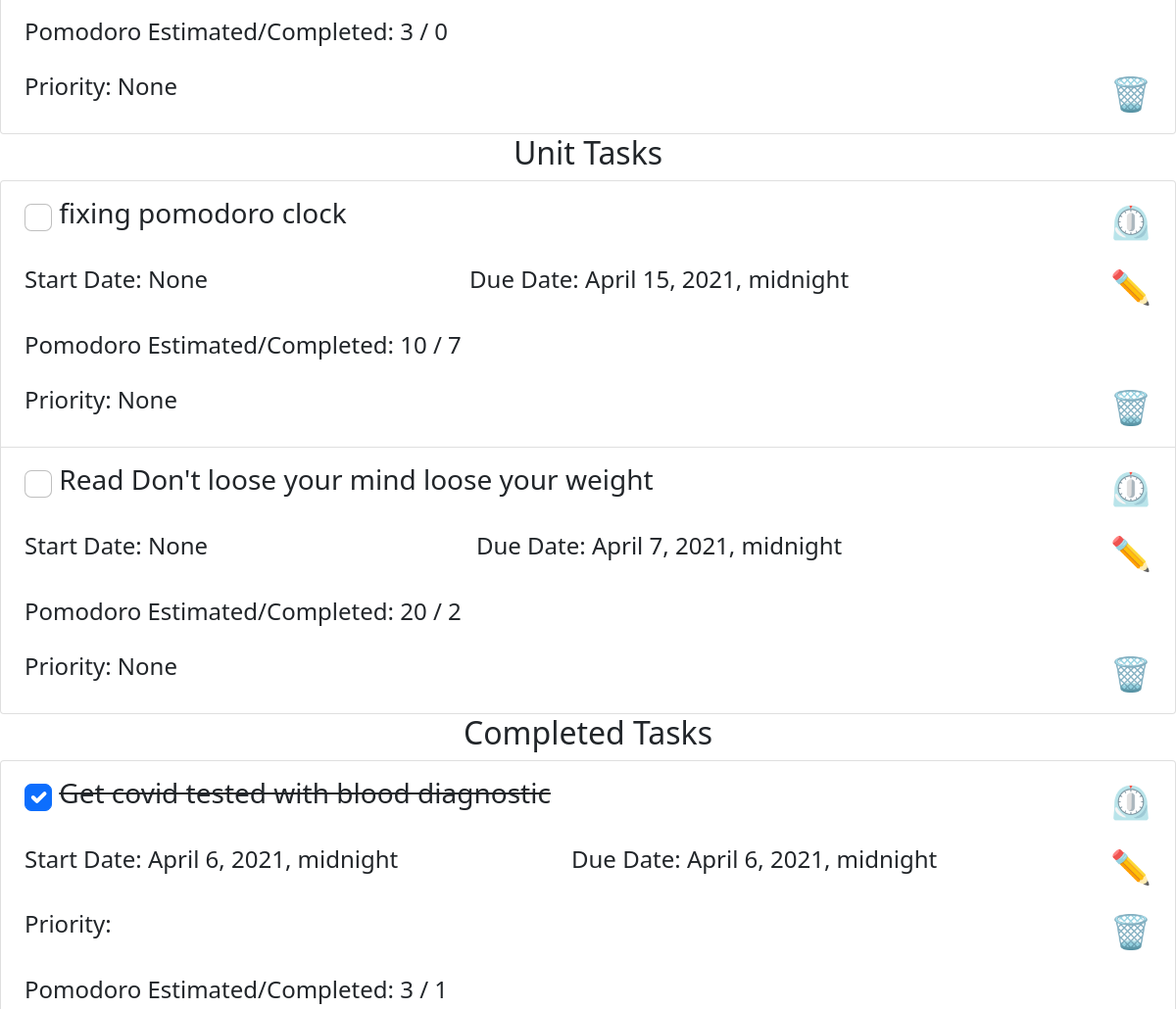
Before: /todolist/ (signed in, middle part) with the older database file.
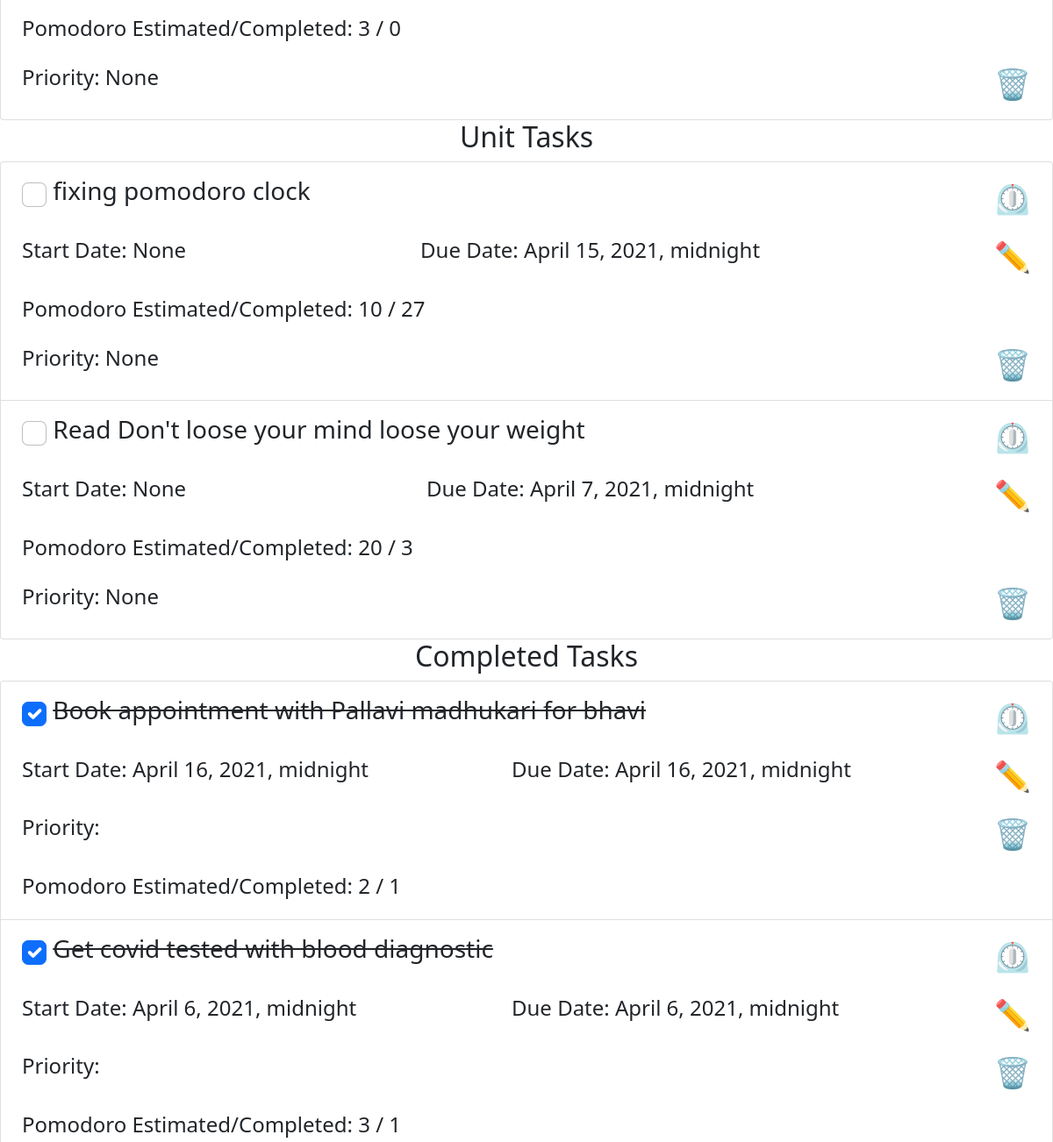
After: the same page with the newer database file.
### todolist/models.py (models this page shows, shortened)
class Item(models.Model):
    user  = models.ForeignKey(User, on_delete= models.CASCADE)
    todo_item = models.CharField(max_length=700)
    create_date = models.DateTimeField('Date created')
    start_date = models.DateTimeField('Date started',null=True)
    due_date = models.DateTimeField('Due date')
    status = models.BooleanField('Completed')
    pomodoro_estimate = models.IntegerField('Pomodoro Estimate')
    pomodoro_completed = models.IntegerField('Pomodoro Completed')
    recurring_task = models.BooleanField('Recurring')
    autoCompletePomodoro = models.BooleanField('Auto Pomodoro Complete')
    itemPriority = models.IntegerField('priority')
    tags = models.CharField(max_length=100)

### todolist/views.py (the view)
# urls.py: path('', views.index, name='index'),
@login_required(login_url='login/')
def index(request):
    if request.user.is_authenticated:
        user = request.user
        print(user.username)
        recurring_items = Item.objects.filter(recurring_task='1',user=user).order_by('status')
        completed_items = Item.objects.filter(status='1',user=user).order_by('pomodoro_estimate')
        list_of_items = Item.objects.filter(recurring_task='0',user=user,status='0').order_by('-create_date')
        context = {'recurring_items': recurring_items, 'list_of_items': list_of_items, 'completed_items': completed_items, 'logged_user':user.username,}
        checkAndUpdateRecurringTask()
        return render(request, 'todolist/index.html', context)
    else:
        return redirect("/todolist/")

### todolist/models.py (called while the page is built)
    def __str__(self):
        return self.today_date.strftime('%Y-%m-%d')

### todolist/views.py (called while the page is built)
def checkAndUpdateRecurringTask():
    today  = datetime.datetime.today().strftime('%Y-%m-%d')
    print("today date",today)
    last_date = dateStatusCheck.objects.get(id="1")
    print("last date",last_date)
    if today != str(last_date):
        Item.objects.filter(recurring_task='1').update(pomodoro_completed=0,status=False)
        print("pomodoro values reseted for recurring task")
        dateStatusCheck.objects.filter(id="1").update(today_date=today)

### todolist/templates/todolist/index.html (shortened to what this page needs)
{% load static %}
<link rel='stylesheet' type="text/css" href="{% static 'todolist/style.css' %}">
<link href="https://cdn.jsdelivr.net/npm/bootstrap@5.0.0-beta2/dist/css/bootstrap.min.css" rel="stylesheet"
>
<ui class="list-group">
    {% if recurring_items %}
    {% for item in recurring_items %}
    <li class="list-group-item flex-row align-items-start " value="{{item.itemPriority}}" id="itemMain">
        <div class="d-flex flex-column align-items-between">
            <div class="d-flex flex-row align-items-between">
                <div class="p-2 flex-grow-1">
                </div>
                <div class="ms-auto p-2">
                </div>
            </div>
            <div class="d-flex  flex-row align-items-between">
                <div class="p-2 flex-grow-1">
                    <p class="mb-1" style="font-size: 150%;">Pomodoro Estimated/Completed:
                        {{item.pomodoro_estimate}} / {{item.pomodoro_completed}}</p>
                </div>
            </div>
            <div class="d-flex  flex-row align-items-between">
                <div class="p-2 flex-grow-1">
                    <p class="mb-1" style="font-size: 150%;">Priority: {{item.itemPriority}}</p>
                </div>
                <div class="ms-auto p-2">
                    <a href="deleteItem/{{item.id}}" style="text-decoration:none"><div style="font-size:2.1rem;width:100%;text-align:center;">🗑️</div></a>
                </div>
            </div>
        </div>
    </li>
    {% endfor %}
    {% else %}
    <p> No tasks are available</p>
    {% endif %}
</ui>
<h2>Unit Tasks</h2>
<ui class="list-group">
    {% if list_of_items %}
    {% for item in list_of_items %}
    <li class="list-group-item flex-row align-items-start " value="{{item.itemPriority}}" id="itemMain">
        <div class="d-flex flex-column align-items-between">
            <div class="d-flex flex-row align-items-between" >
                {% if item.status %}
                <div class="p-2 flex-grow-1">
                    <h3 class="mb-1">
                        <input class="form-check-input"
                            onclick="toggle_status('{{item.todo_item}}','{{item.status}}', '{{item.id}}')"
                            type="checkbox" value="" id="flexCheckChecked" checked>
                        <label class="form-check-label" for="flexCheckChecked">
                            {{ item.todo_item}}
                        </label>
                    </h3>
                </div>
                <div class="ms-auto p-2">
                    <a href="pomodorotimer/{{item.id}}" style="text-decoration:none"><div style="font-size:2.1rem;width:100%;text-align:center;">⏲️</div></a>
                </div>
                {% else %}
                <div class="p-2 flex-grow-1">
                    <h3 class="mb-1">
                        <input class="form-check-input"
                            onclick="toggle_status('{{item.todo_item}}','{{item.status}}', '{{item.id}}')"
                            type="checkbox" value="" id="flexCheckDefault">
                        <label class="form-check-label" for="flexCheckDefault">
                            {{ item.todo_item}}
                        </label>
                    </h3>
                </div>
                <div class="ms-auto p-2">
                    <a href="pomodorotimer/{{item.id}}" style="text-decoration:none"><div style="font-size:2.1rem;width:100%;text-align:center;">⏲️</div></a>
                </div>
                {% endif %}
            </div>
            <div class="d-flex flex-row align-items-between">
                <div class="p-2 flex-grow-1">
                    <p class="mb-1" style="font-size: 150%;"> Start Date: {{item.start_date}}</p>
                </div>
                <div class="p-2 flex-grow-1">
                    <p class="mb-1" style="font-size: 150%;"> Due Date: {{item.due_date}}</p>
                </div>
                <div class="ms-auto p-2">
                    <a href="editItem/{{item.id}}" style="text-decoration:none"><div style="font-size:2.1rem;width:100%;text-align:center;">✏️</div></a>
                </div>
            </div>
            <div class="d-flex  flex-row align-items-between">
                <div class="p-2 flex-grow-1">
                    <p class="mb-1" style="font-size: 150%;">Pomodoro Estimated/Completed:
                        {{item.pomodoro_estimate}} / {{item.pomodoro_completed}}</p>
                </div>
            </div>
            <div class="d-flex  flex-row align-items-between">
                <div class="p-2 flex-grow-1">
                    <p class="mb-1" style="font-size: 150%;">Priority: {{item.itemPriority}}</p>
                </div>
                <div class="ms-auto p-2">
                    <a href="deleteItem/{{item.id}}" style="text-decoration:none"><div style="font-size:2.1rem;width:100%;text-align:center;">🗑️</div></a>
                </div>
            </div>
        </div>
    </li>
    {% endfor %}
    {% else %}
    <p> No tasks are available</p>
    {% endif %}
</ui>
<h2>Completed Tasks</h2>
<ui class="list-group">
    {% if completed_items %}
    {% for item in completed_items %}
    <li class="list-group-item flex-row align-items-start " value="{{item.itemPriority}}" id="itemMain">
        <div class="d-flex flex-column align-items-between" >
            <div class="d-flex flex-row align-items-between">
                {% if item.status %}
                <div class="p-2 flex-grow-1">
                    <h3 class="mb-1">
                        <input class="form-check-input"
                            onclick="toggle_status('{{item.todo_item}}','{{item.status}}', '{{item.id}}')"
                            type="checkbox" value="" id="flexCheckChecked" checked>
                        <label class="form-check-label" for="flexCheckChecked">
                            {{ item.todo_item}}
                        </label>
                    </h3>
                </div>
                <div class="ms-auto p-2">
                    <a href="pomodorotimer/{{item.id}}" style="text-decoration:none"><div style="font-size:2.1rem;width:100%;text-align:center;">⏲️</div></a>
                </div>
                {% endif %}
            </div>
            <div class="d-flex flex-row align-items-between">
                <div class="p-2 flex-grow-1">
                    <p class="mb-1" style="font-size: 150%;"> Start Date: {{item.create_date}}</p>
                </div>
                <div class="p-2 flex-grow-1">
                    <p class="mb-1" style="font-size: 150%;"> Due Date: {{item.due_date}}</p>
                </div>
                <div class="ms-auto p-2">
                    <a href="editItem/{{item.id}}" style="text-decoration:none"><div style="font-size:2.1rem;width:100%;text-align:center;">✏️</div></a>
                </div>
            </div>
            <div class="d-flex  flex-row align-items-between">
                <div class="p-2 flex-grow-1">
                    <p class="mb-1" style="font-size: 150%;">Priority: {{item.priority}}</p>
                </div>
                <div class="ms-auto p-2">
                    <a href="deleteItem/{{item.id}}" style="text-decoration:none"><div style="font-size:2.1rem;width:100%;text-align:center;">🗑️</div></a>
                </div>
            </div>
            <div class="d-flex  flex-row align-items-between">
                <div class="p-2 flex-grow-1">
                    <p class="mb-1" style="font-size: 150%;">Pomodoro Estimated/Completed:
                        {{item.pomodoro_estimate}} / {{item.pomodoro_completed}}</p>
                </div>
            </div>
        </div>
    </li>
    {% endfor %}
    {% else %}
    <p> No tasks are available</p>
    {% endif %}
</ui>

### todolist/static/todolist/style.css (style rules this page uses)
li a { color: green; }
input[type=checkbox]:checked + label.form-check-label { text-decoration: line-through; }
h2 { text-align: center; }

Changed rows visible on the page:
changed Item "fixing pomodoro clock": pomodoro_completed "7" → "27"
changed Item "Read Don't loose your mind loose your weight": pomodoro_completed "2" → "3"
added Item: todo_item "Book appointment with Pallavi madhukari for bhavi", create_date "April 16, 2021, midnight", due_date "April 16, 2021, midnight", pomodoro_estimate "2", pomodoro_completed "1", shown under "Completed Tasks"
